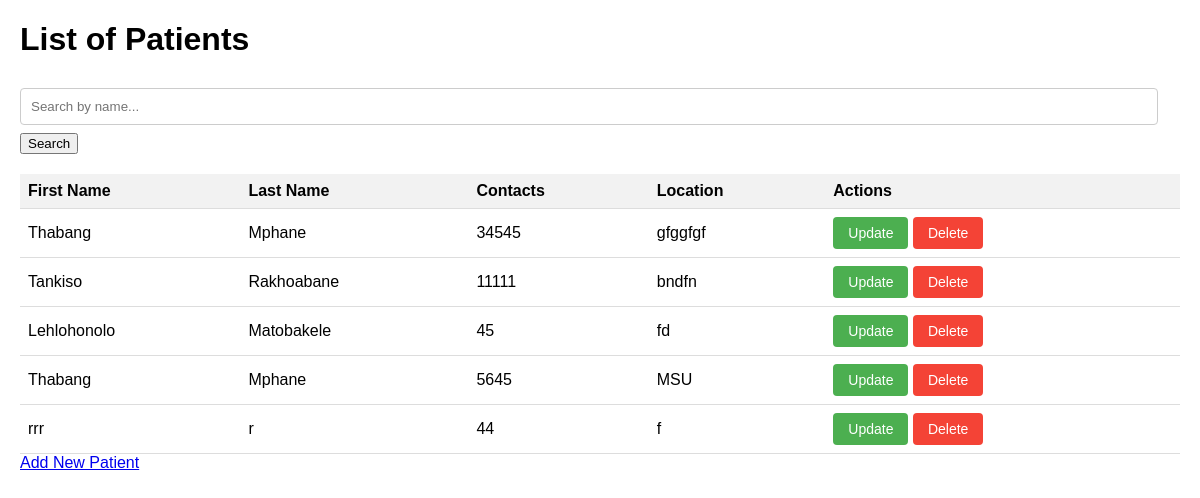
Page /patients/local on the committed database.
### tables this page shows
CREATE TABLE patients (
                        id INTEGER PRIMARY KEY AUTOINCREMENT,
                        first_name TEXT,
                        last_name TEXT,
                        contacts INT,
                        location TEXT
                    );

### app.py (the view)
@app.route('/patients/local', methods=['GET'])
def list_local_patients():
    local_patients = list_patients_local()
    return render_template('list_local_patients.html', patients=local_patients, all_nodes=False)

### app.py (called while the page is built)
def get_db_connection():
    conn = sqlite3.connect(DATABASE)
    conn.row_factory = sqlite3.Row
    return conn

def list_patients_local():
    conn = get_db_connection()
    patients = conn.execute('SELECT * FROM patients').fetchall()
    conn.close()
    return [dict(patient) for patient in patients]

### templates/list_local_patients.html (shortened to what this page needs)
<!DOCTYPE html>
<html lang="en">
<head>
    <link rel="stylesheet" href="{{ url_for('static', filename='site.css') }}">
</head>
<body>
    <h1>List of Patients</h1>
<form action="/search_local_patient" method="post">
    <input type="text" name="search_query" placeholder="Search by name...">
    <button type="submit">Search</button>
</form>
    <table>
        <thead>
            <tr>
                <th>First Name</th>
                <th>Last Name</th>
                <th>Contacts</th>
                <th>Location</th>
                <th>Actions</th>
            </tr>
        </thead>
        <tbody>
            {% for patient in patients %}
            <tr>
                <td>{{ patient.first_name }}</td>
                <td>{{ patient.last_name }}</td>
                <td>{{ patient.contacts }}</td>
                <td>{{ patient.location }}</td>
                <td>
                    <a href="{{ url_for('update_local_patient', id=patient.id) }}" class="btn">Update</a>
                    <form id="deleteForm-{{ patient.id }}" action="{{ url_for('delete_patient', id=patient.id) }}" method="post" style="display:inline;">
                        <button type="button" onclick="confirmDelete({{ patient.id }})" class="btn-delete">Delete</button>
                    </form>
                </td>
            </tr>
            {% endfor %}
        </tbody>
    </table>
    <a href="{{ url_for('enternew') }}">Add New Patient</a>
</body>
</html>

### static/site.css (style rules this page uses)
body { font-family: Arial, sans-serif; margin: 20px; }
table { width: 100%; border-collapse: collapse; margin-top: 20px; }
th, td { text-align: left; padding: 8px; border-bottom: 1px solid #ddd; }
th { background-color: #f2f2f2; }
.btn, .btn-delete { text-decoration: none; padding: 8px 15px; border: none; border-radius: 4px; cursor: pointer; font-size: 14px; }
.btn { background-color: #4CAF50; color: white; }
.btn-delete { background-color: #f44336; color: white; }
form { display: inline; }
input[type="text"], input[type="number"], input[type="email"], select { width: calc(100% - 22px); padding: 10px; margin: 8px 0; display: inline-block; border: 1px solid #ccc; border-radius: 4px; box-sizing: border-box; }
body > :last-child { margin-bottom: 40px; }

### rows in the picture
patients: first_name "Thabang", last_name "Mphane", contacts "34545", location "gfggfgf"
patients: first_name "Tankiso", last_name "Rakhoabane", contacts "11111", location "bndfn"
patients: first_name "Lehlohonolo", last_name "Matobakele", contacts "45", location "fd"
patients: first_name "Thabang", last_name "Mphane", contacts "5645", location "MSU"
patients: first_name "rrr", last_name "r", contacts "44", location "f"
